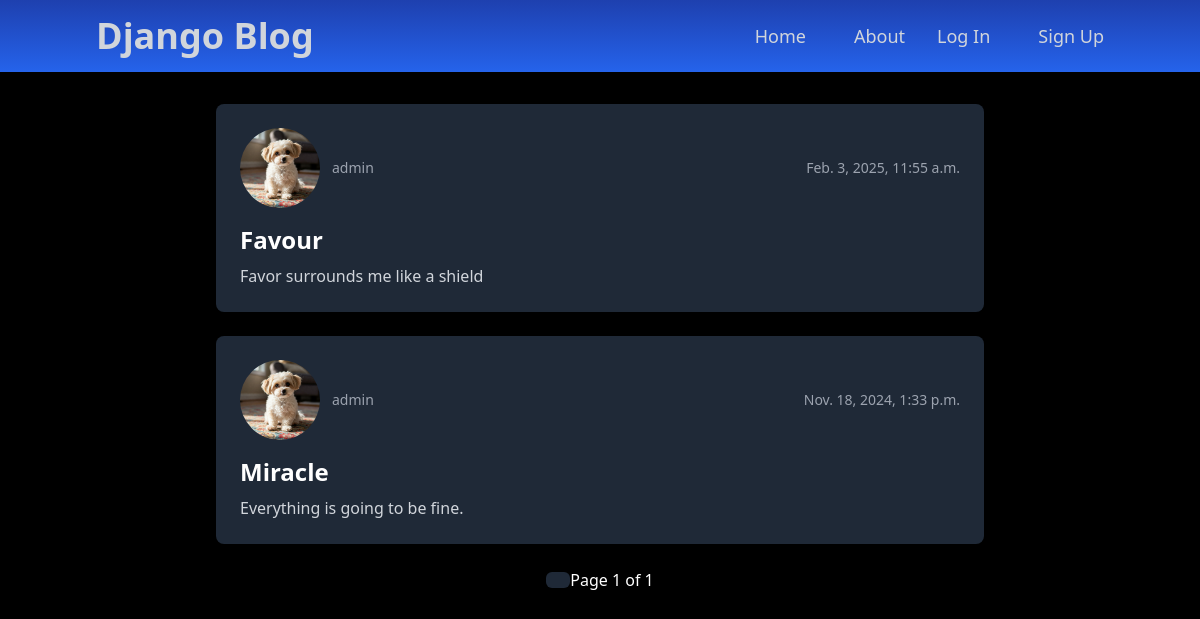
The app's page /, older data.
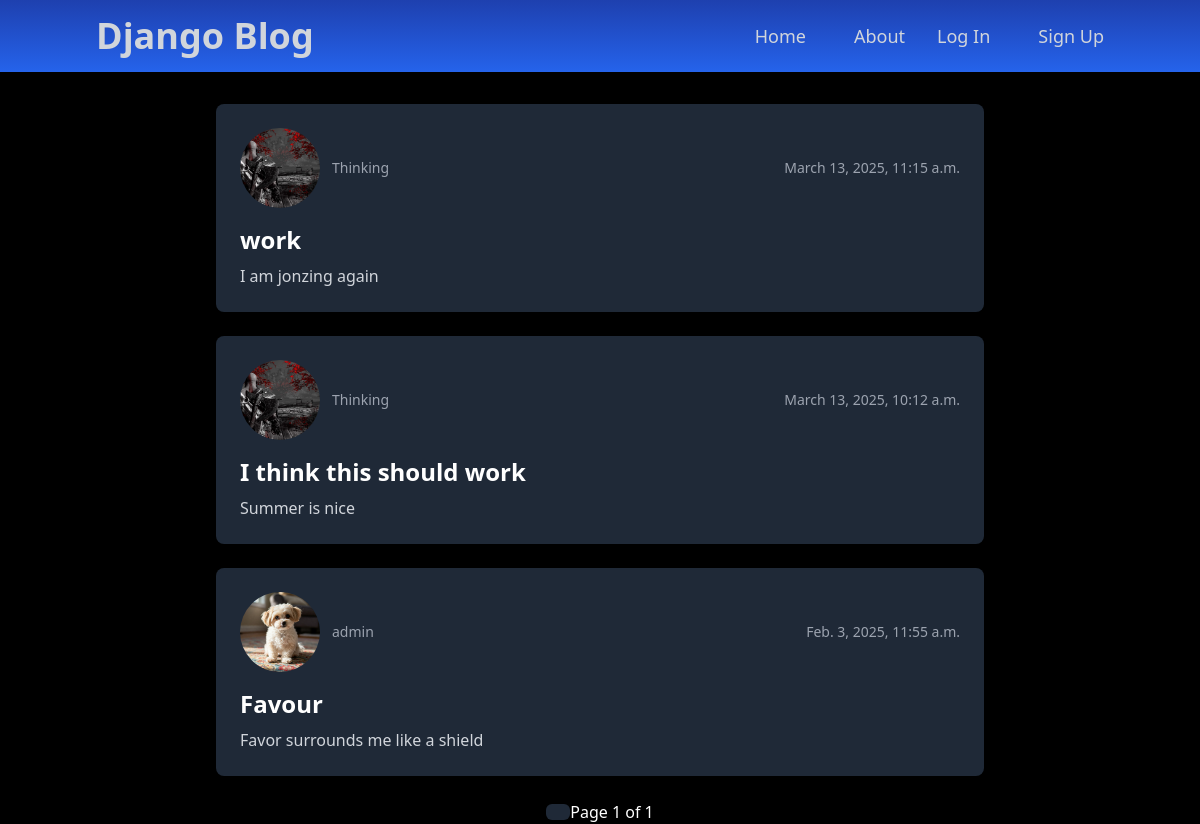
The same page, newer data.
### blog_app/models.py (models this page shows, shortened)
class Post(models.Model):
    id = models.AutoField(primary_key=True)
    title = models.CharField(max_length=200)
    content = models.TextField(null=True, blank=True)
    user = models.ForeignKey(User, on_delete=models.CASCADE)
    date_posted = models.DateTimeField(default=timezone.now)

### user_app/models.py (models this page shows, shortened)
class Profile(models.Model):
    user = models.OneToOneField(User, on_delete=models.CASCADE)
    profile_image = models.ImageField(default='default_img.jpeg', upload_to='profile_pictures')

### blog_app/views.py (the view)
# urls.py: path("", views.PostListView.as_view(), name='home_page'),
class PostListView(ListView):
    model = Post
    paginate_by = 5
    template_name = 'blog_app/index.html'
    context_object_name = 'posts'
    ordering = ['-date_posted']

### blog_app/templates/blog_app/index.html (shortened to what this page needs)
{% extends "blog_app/base.html" %}
{% load static %}
{% block content %}
    <div class="container mx-auto flex flex-col px-4 md:px-0 max-w-3xl text-white mt-4 md:mt-8 space-y-4 md:space-y-6">
        {% for post in posts %}
        <a href="{% url 'reading_post_page' pk=post.id%}" class="block bg-gray-800 p-4 md:p-6 rounded-lg shadow-lg hover:bg-gray-700 transition duration-300">
            <div class="flex flex-col sm:flex-row justify-between items-start sm:items-center mb-4 space-y-2 sm:space-y-0">
                <div class="flex items-center space-x-3">
                    <img class="h-12 w-12 md:h-20 md:w-20 rounded-full object-cover"
                         src="{{ post.user.profile.profile_image.url }}"
                         alt="Profile picture">
                    <p class="text-sm text-gray-400">{{post.user}}</p>
                </div>
                <p class="text-sm text-gray-400">{{post.date_posted}}</p>
            </div>
            <h1 class="text-xl md:text-2xl font-bold mb-2">{{post.title}}</h1>
            <p class="text-gray-300 text-sm md:text-base">{{post.content|truncatewords:30}}</p>
        </a>
        {% endfor %}
        <div class="flex justify-center items-center mt-6 md:mt-8">
            <span class="px-2 py-1 md:px-3 md:py-2 text-sm md:text-base bg-gray-800 text-white rounded-md"></span>
                Page {{ page_obj.number }} of {{ page_obj.paginator.num_pages }}
        </div>
    </div>
{% endblock %}

Row changes from the older to the newer data that the page shows:
removed Post: user.profile.profile_image (placeholder picture), user "admin", date_posted "Nov. 18, 2024, 1:33 p.m.", title "Miracle", content "Everything is going to be fine."
added Post: user.profile.profile_image (picture), user "Thinking", date_posted "March 13, 2025, 11:15 a.m.", title "work", content "I am jonzing again"
added Post: user.profile.profile_image (picture), user "Thinking", date_posted "March 13, 2025, 10:12 a.m.", title "I think this should work", content "Summer is nice"
